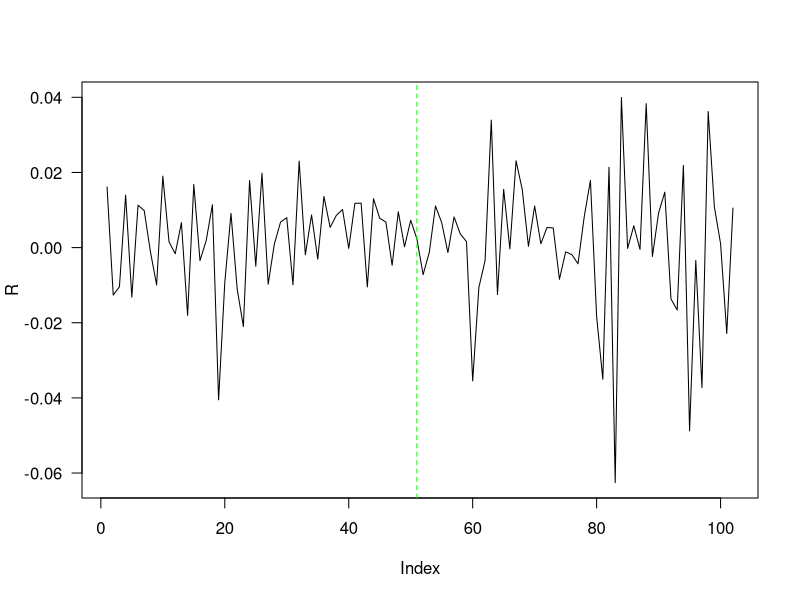
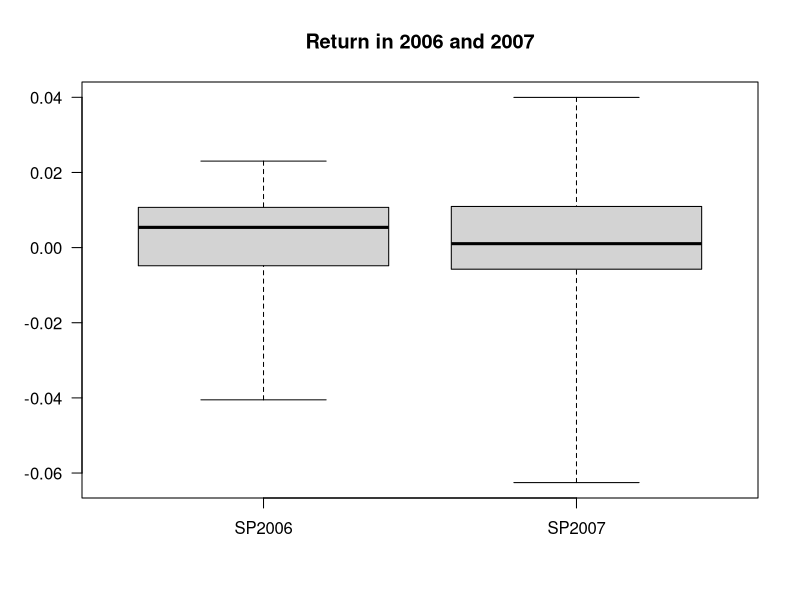
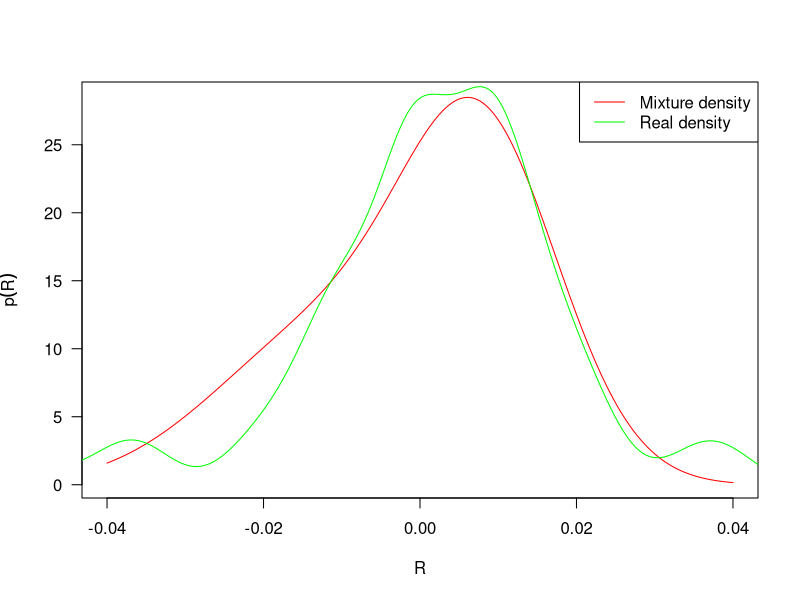

Write R code to recreate these figures, in order. (Note: this script raises an error after producing the figures.)
## ---- chunk 1
knitr::opts_chunk$set(echo = F)
library(coda)
library(MASS)
library(mvtnorm)

## ---- chunk 2
SP500.2006 <- read.csv("2006.txt",header = F)
SP500.2007 <- read.csv("2007.txt",header = F)
SP500 <- rbind(SP500.2006,SP500.2007)

r = c(4.35,4.44,4.42,4.51,4.6,4.66,4.7,4.69,4.74,4.76,4.77,4.78,4.83,4.82,4.91,4.98,4.98,5.02,4.99,
      4.97,5.07,5.05,5.15,5.22,5.30,5.29,5.26,5.22,5.16,5.11,5.07,5.06,5.07,5.03,5.02,4.99,5.00,4.89,4.87,
      5.02,5.04,5.08,4.95,5.02,5.04,5.01,4.98,4.90,4.95,4.96,4.99,
      4.98,5.01,5.08,5.09,5.09,5.09,5.06,5.05,4.9,4.91,4.89,4.90,4.92,4.90,4.90,4.82,4.96,4.96,4.96,4.99,
      4.98,4.97,4.93,4.99,4.98,4.95,4.82,4.89,4.41,4.10,4.24,4.28,4.12,4.06,4.03,4.10,4.03,4.11,4.23,4.11,3.91,3.98,
      4.04,3.71, 3.65,3.18,3.31,3.13,3.16,3.26,3.34
      )/365
# transfer annual rate to daily rate

R = c()
for (i in 2:nrow(SP500)){
  R = c(R, log(SP500$V2[i]/SP500$V2[i-1]))
}



## ---- chunk 3
plot(R, type = 'l', las = 1)
abline(v = length(R)/2, col = 'green', lty = 2)
# boxplot(R, las = 1)
# summary(R)
## ---- chunk 4
# plot(density(R),las = 1, xlab = 'R')

boxplot(list(SP2006 = R[1:round(length(R)/2)],SP2007 = R[round(length(R)/2):length(R)]),
        las = 1, range = 0, main = 'Return in 2006 and 2007')

# abline(v = 0.008, col = 3)
# abline(v = -0.001, col = 5)

# length(subset(R, R > 0.009))
# length(subset(R, R > 0.003 & R < 0.011))

# length(subset(R, R > -0.002 & R < 0.009))
# length(subset(R, R < -0.002))

## ---- chunk 5
# K = # of mixture normal models 
# T = total # of days
# pi = proportion of each normal model
# mu = mean of each normal
# theta = variance of each normal
# v_t ~ Uniform[0,1]
# Gt = k -> which normal model

mu = c(0.008, -0.012)
s2 = c(0.0001, 0.0002)
p = c(0.6, 0.4)
K = 2 # the number of mixed normal models

interval = seq(-0.04,0.04,0.0001)
plot(interval, p[1]*dnorm(interval, mu[1], sqrt(s2[1])) + p[2]*dnorm(interval, mu[2], sqrt(s2[2])), 
     col = 'red', las = 1, ylab = expression(p(R)), xlab = expression(R), type = 'l')
lines(density(R),col='green')
legend('topright',legend = c("Mixture density","Real density"), lty = c(1,1), col = c('red','green'))

## ---- chunk 6

# Fix K = 2, v_t = 0 (p. 595)

Psi.k = function(u){
  return(log(p[1]*exp(-u*mu[1] + u^2*s2[1]/2) + p[2]*exp(-u*mu[2] + u^2*s2[2]/2)))
}

Psi.vt = Psi.k(u = 0)
Psi.vt_1 = Psi.k(u = -1)

r_t = mean(r) #0.01

rho_t = r_t + Psi.vt - Psi.vt_1

Post.Gt.1 = p[1] * dnorm(R, mu[1] + rho_t,sqrt(s2[1]))/(p[1] * dnorm(R, mu[1] + rho_t,sqrt(s2[1])) + p[2] * dnorm(R, mu[2] + rho_t,sqrt(s2[2])))
Post.Gt.2 = p[2] * dnorm(R, mu[2] + rho_t,sqrt(s2[2]))/(p[1] * dnorm(R, mu[1] + rho_t,sqrt(s2[1])) + p[2] * dnorm(R, mu[2] + rho_t,sqrt(s2[2])))

model.num = c()
for (i in 1:length(R)){
  if (Post.Gt.1[i] > Post.Gt.2[i]){
    model.num = c(model.num,1)
  }
  else {model.num = c(model.num,2)}
}

# cbind(Post.Gt.1, Post.Gt.2, model.num)

x1 = length(subset(model.num, model.num == 1))
x2 = length(subset(model.num, model.num == 2))

# c(x1, x2)
## ---- chunk 7

mu_0 <- mean(mu)
tao_0.sq <- 0.01^2
sigma_0.sq <- 0.01^2
v_0 <- 1
repl = 100

trace = list(mu.1 = array(NA, dim = c(repl, 1)), 
              mu.2 = array(NA, dim =c(repl, 1)),
              theta.1 = array(NA, dim = c(repl, 4)),
              theta.2 = array(NA, dim = c(repl, 4)),
              p = array(NA, dim = c(repl, 1))
              )


x1 = length(subset(model.num, model.num == 1))
x2 = length(subset(model.num, model.num == 2))

R1 = R[model.num == 1]
R2 = R[model.num == 2]

R1.bar = mean(R[model.num == 1])
R2.bar = mean(R[model.num == 2])

generate.var = function(para, variance, data){
  var.list = c()
  for (i in 1:length(data)){
    eplison = rnorm(1, mean = 0, sqrt(variance))
    variance = para[1] + para[3]*(eplison+para[2]*variance)^2+para[4]*variance
    var.list = c(var.list, variance)
  }
  
  return(var.list)
}

log.likeli.ratio.1 = function(para1, para2, data){
 var.list.1 = generate.var(para1,var(data),data)
 var.list.2 = generate.var(para2,var(data),data)
 likeli.1 = log(dnorm(data, mu[1] + rho_t, var.list.1))
 likeli.2 = log(dnorm(data, mu[1] + rho_t, var.list.2))
 return(sum(likeli.1-likeli.2))
}

log.likeli.ratio.2 = function(para1, para2, data){
 var.list.1 = generate.var(para1,var(data),data)
 var.list.2 = generate.var(para2,var(data),data)
 likeli.1 = log(dnorm(data, mu[2] + rho_t, var.list.1))
 likeli.2 = log(dnorm(data, mu[2] + rho_t, var.list.2))
 return(sum(likeli.1-likeli.2))
}

MH.1 = function(para, data){
  theta.trace = list(omega.1 = array(NA, dim = c(repl, 1)), 
              gamma.1 = array(NA, dim =c(repl, 1)),
              alpha.1 = array(NA, dim = c(repl, 1)),
              beta.1 = array(NA, dim = c(repl, 1)))
  
  for (i in 1:repl){
  star <- c(exp(rnorm(1, mean = log(para[1]), sd = 0.01)),
            rnorm(1, para[2], sd = 0.01),
            exp(rnorm(1, mean = log(para[3]), sd = 0.01)),
            exp(rnorm(1, mean = log(para[4]), sd = 0.01)))
  H <- star/para
  M <- log.likeli.ratio.1(star,para,data)
  r = H + exp(c(M, M, M, M))
  for (k in 1:4){
  if (runif(1) < r[k]){
    para[k] <- star[k]
  }
  }
  theta.trace$omega.1[i] = para[1]
  theta.trace$gamma.1[i] = para[2]
  theta.trace$alpha.1[i] = para[3]
  theta.trace$beta.1[i] = para[4]
  }
  return(theta.trace)
}

MH.2 = function(para, data){
  theta.trace = list(omega.2 = array(NA, dim = c(repl, 1)), 
              gamma.2 = array(NA, dim =c(repl, 1)),
              alpha.2 = array(NA, dim = c(repl, 1)),
              beta.2 = array(NA, dim = c(repl, 1)))
  
  for (i in 1:repl){
  star <- c(exp(rnorm(1, mean = log(para[1]), sd = 0.01)),
            rnorm(1, para[2], sd = 0.01),
            exp(rnorm(1, mean = log(para[3]), sd = 0.01)),
            exp(rnorm(1, mean = log(para[4]), sd = 0.01)))
  H <- star/para
  M <- log.likeli.ratio.2(star, para, data)
  r = H + exp(c(M, M, M, M))
  for (k in 1:4){
  if (runif(1) < r[k]){
    para[k] <- star[k]
  }
  }
  theta.trace$omega.2[i] = para[1]
  theta.trace$gamma.2[i] = para[2]
  theta.trace$alpha.2[i] = para[3]
  theta.trace$beta.2[i] = para[4]
  }
  return(theta.trace)
}



  omega.1 <- runif(1,min=0.002,max=0.009); gamma.1 <- runif(1,min= -0.1,max=0.63)
  alpha.1 <- runif(1,min=0.038,max=0.0625); beta.1 <- runif(1,min=0.089,max=0.093)
  
  omega.2 <- runif(1,min=0.005,max=0.009); gamma.2 <- runif(1,min= -0.4,max=0.1)
  alpha.2 <- runif(1,min=0.02,max=0.125); beta.2 <- runif(1,min=0.05,max=0.1)
  
for (i in 1:repl){
  new.p <- rbeta(1,  x1 + 1, x2 + 1)
  
  var.1 <- generate.var(para = c(omega.1,gamma.1,alpha.1,beta.1),variance = var(R1),data=R1)
  var.2 <- generate.var(para = c(omega.2,gamma.2,alpha.2,beta.2),variance = var(R2),data=R2)
  
  theta.trace.1 = MH.1(para = c(omega.1,gamma.1,alpha.1,beta.1), data = R1)
  theta.trace.2 = MH.2(para = c(omega.2,gamma.2,alpha.2,beta.2), data = R2)
 
  A = sum(1/var.1) + new.p * new.p / (1-new.p)^2 * sum(1/var.2)
  b = new.p/(1-new.p)*sum(rnorm(1, mean = 0, sqrt(var.2))/var.2) - sum(rnorm(1, mean = 0, sqrt(var.1))/var.1)
  
  new.mu1 = abs(rnorm(1,-A^(-1)*b,A^(-1)))
  new.mu2 = -new.mu1*new.p/(1-new.p)
  
  trace$mu.1[i] = new.mu1
  trace$mu.2[i] = new.mu2
  
  omega.1 <- mean(theta.trace.1$omega.1); gamma.1 <- mean(theta.trace.1$gamma.1)
  alpha.1 <- mean(theta.trace.1$alpha.1); beta.1 <- mean(theta.trace.1$beta.1)
  trace$theta.1[i,] <- c(omega.1, gamma.1, alpha.1, beta.1)
  
  omega.2 <- mean(theta.trace.2$omega.2); gamma.2 <- mean(theta.trace.2$gamma.2)
  alpha.2 <- mean(theta.trace.2$alpha.2); beta.2 <- mean(theta.trace.2$beta.2)
  trace$theta.2[i,] <- c(omega.2, gamma.2, alpha.2, beta.2)
  
  trace$p[i] = new.p
  
  }

  # trace[i,] <- tr <- c(new.mu1, new.mu2, new.sigma1.sq, new.sigma2.sq, new.p)
  # new.sigma1.sq <- 1/rgamma(1,0.5*(v_0 + x1),0.5*(v_0*sigma_0.sq + sum((R[model.num == 1]-tr[1])^2)))
  # new.sigma2.sq <- 1/rgamma(1,0.5*(v_0 + x2),0.5*(v_0*sigma_0.sq + sum((R[model.num == 2]-tr[2])^2)))
  
  # new.mu1 <- rnorm(1,(mu_0/tao_0.sq + x1*R1.bar/new.sigma1.sq)/(1/tao_0.sq + x1/new.sigma1.sq),
                      # sqrt(1/(1/tao_0.sq + x1/new.sigma1.sq)))

  # new.mu2 <- rnorm(1,(mu_0/tao_0.sq + x2*R2.bar/new.sigma2.sq)/(1/tao_0.sq + x2/new.sigma2.sq),
                      # sqrt(1/(1/tao_0.sq + x2/new.sigma2.sq)))

## ---- chunk 8
plot(trace[,1],type = 'l',ylab=expression(mu[1]))
plot(trace[,2],type = 'l',ylab=expression(mu[2]))
plot(trace[,1],trace[,2],ylab=expression(mu[2]),xlab=expression(mu[1]))

## ---- chunk 9

plot(density(trace[,1]), type = 'l', ylab = 'Density', xlab = expression(mu),
     las = 1,xlim = c(-0.02,0.02),
     main = expression('Posterior density of'~mu))
lines(density(trace[,2]), type = 'l',col=2)
legend('topleft',legend = c(expression(mu[1]),expression(mu[2])), 
       col = c(1,2), lty = c(1,1), cex = 1.5)

plot(density(trace[,3]), type = 'l', ylab = 'Density', xlab = expression(sigma^2),
     las = 1, xlim = c(5e-5,3.5e-4),
     main = expression('Posterior density of'~sigma^2))
lines(density(trace[,4]), type = 'l', col = 2)
legend('topright',legend = c(expression(sigma[1]^2),expression(sigma[2]^2)), 
       col = c(1,2), lty = c(1,1), cex = 1.5)


plot(density(trace[,5]), type = 'l', ylab = 'Density', xlab = expression(pi),
     xlim = c(0.2,0.8), las = 1,
     main = expression('Posterior density of'~pi))
lines(density(1-trace[,5]), col=2)
legend('topleft',legend = c(expression(pi[1]),expression(pi[2])), 
       col = c(1,2), lty = c(1,1),cex = 1.5)

## ---- chunk 10

post.inf = apply(trace,2,FUN = function(x){return(c(mean(x),quantile(x,c(0.025,0.975))))})
row.names(post.inf)[1] = 'mean'
round(post.inf, 6)


## ---- chunk 11
par(mfrow=c(4,1))
mu.mcmc <- mcmc(trace[,1:2], start = 100)
autocorr.plot(mu.mcmc)
sigma.mcmc <- mcmc(trace[,3:4], start = 100)
autocorr.plot(sigma.mcmc)
t(as.matrix(c(effectiveSize(mu.mcmc), effectiveSize(sigma.mcmc))))
